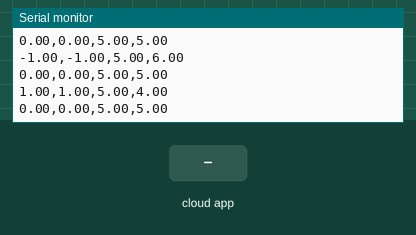
The program below on a simulated ESP8266 (NodeMCU). Shown: the last lines printed to the serial monitor. The inputs (shaded band) are chosen by the test bench. Storage starts empty.

Above: at 1.2 s.
1.3 s: the phone or cloud app sets desired-value to 0
At 1.35 s:
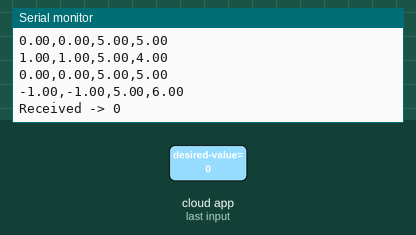
2.8 s: the phone or cloud app sets kp to 0
At 3.13 s:
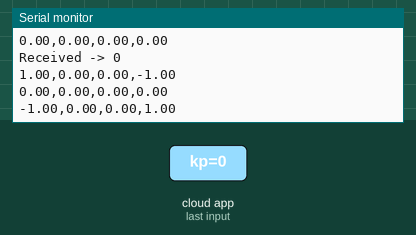
4.3 s: the phone or cloud app sets ki to 1
At 4.34 s:
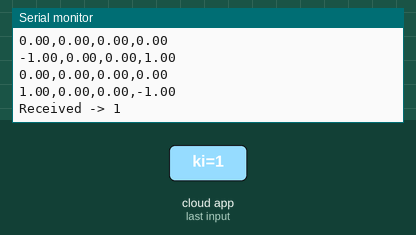
5.8 s: the phone or cloud app sets kd to 1
At 6.01 s:
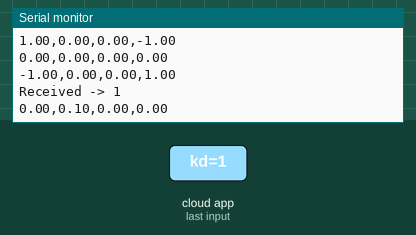
7.3 s: the phone or cloud app sets desired-value to 1
At 7.45 s:
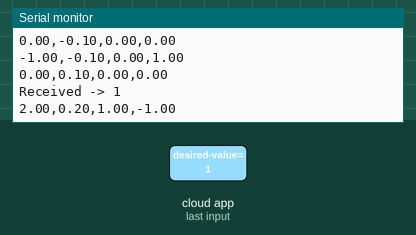
8.8 s: the phone or cloud app sets kp to 1
At 9.23 s:
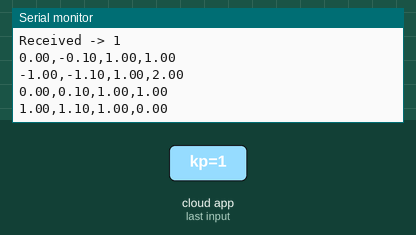
Timing chart, 0 to 11.3 s (numbered marks = the images above; inputs shaded):
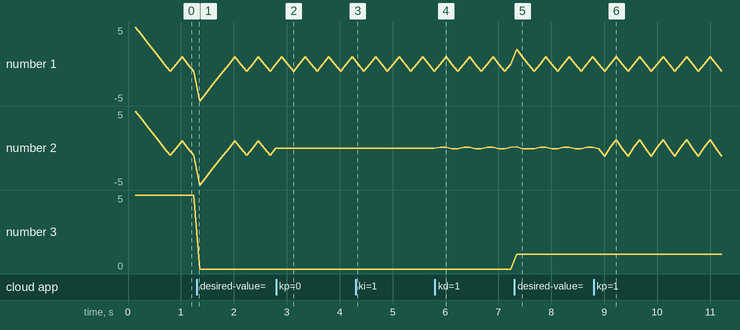

Measured:
- after the input at 1.3 s, the serial monitor: prints a new line at once (image 1)
- after the input at 2.8 s, the serial monitor: prints a new line after 0.11 s (image 2)
- after the input at 4.3 s, the serial monitor: prints a new line at once (image 3)
- after the input at 5.8 s, the serial monitor: prints a new line after 0.10 s (image 4)
- after the input at 7.3 s, the serial monitor: prints a new line at once (image 5)
- after the input at 8.8 s, the serial monitor: prints a new line after 0.20 s (image 6)
- plotted number 2: 0 → 0.1 after the input at 5.8 s, 0.1 → -1.1 after the input at 8.8 s

The program:

main.cpp
```cpp
#include "Arduino.h"
#include "config.h"
#include <SD.h>

#define CS_PIN D8


// set up the 'control' feed
AdafruitIO_Feed *control_feed = io.feed("control");
AdafruitIO_Feed *error_feed = io.feed("error");
AdafruitIO_Feed *actual_feed = io.feed("actual-value");
AdafruitIO_Feed *desired_feed = io.feed("desired-value");
AdafruitIO_Feed *kp_feed = io.feed("kp");
AdafruitIO_Feed *ki_feed = io.feed("ki");
AdafruitIO_Feed *kd_feed = io.feed("kd");

double Kp = 1;
double Ki = 0;
double Kd = 0;

double sample_period =10;
unsigned long last_time;
double total_error = 0;
double last_error = 0;
bool error_type = true; //false is negative error true is positive error
double control_signal;
double actual_ph_value = 0;
double desired_ph_value = 5.0;
double error;


bool log_data = true;
bool read_log_file = false;
unsigned long test_duration = 60000;
unsigned long test_start_time = 0;


void pid_control() {
  unsigned long current_time = millis();
  unsigned long delta_time = current_time - last_time;

  if (delta_time >= sample_period) {
    error = desired_ph_value - actual_ph_value;
   // if((error) == 0.00) total_error = 0;
  //  else  total_error += error;

  if (total_error >= 255) total_error = 255;
  if (total_error <= 0) total_error = 0;

  //check if error is positive or negative;
  if (error < 0) error_type = false;
  else if (error > 0) error_type = true;
  //-------------------------------------
  double delta_error = error - last_error;
  last_error = error;

  control_signal = (Kp * error) + (Ki * total_error * sample_period) + ((Kd / sample_period) * delta_error);
  if (control_signal >= 255) control_signal = 255;
  if (control_signal <= -255) control_signal = -255;

  last_time = current_time;

  }
}

void handleDesiredValue(AdafruitIO_Data *data){
  Serial.print("Received -> ");
  Serial.println(data->value());
  desired_ph_value = atof(data->value());
}

void handlekpValue(AdafruitIO_Data *data){
  Serial.print("Received -> ");
  Serial.println(data->value());
  Kp= atof(data->value());
}

void handlekiValue(AdafruitIO_Data *data){
  Serial.print("Received -> ");
  Serial.println(data->value());
  Ki= atof(data->value());
}

void handlekdValue(AdafruitIO_Data *data){
  Serial.print("Received -> ");
  Serial.println(data->value());
  Kd= atof(data->value());
}

void setup() {

  Serial.begin(115200);

  if (!SD.begin(CS_PIN)) {
    Serial.println("Error Initializing SD card");
  }

  else{
    Serial.println("SD card Initialized successfully");
  }

  Serial.print("Connecting to Adafruit IO");


  io.connect();

  desired_feed->onMessage(handleDesiredValue);
  kp_feed->onMessage(handlekpValue);
  ki_feed->onMessage(handlekiValue);
  kd_feed->onMessage(handlekdValue);

/*
  while(io.mqttStatus() < AIO_CONNECTED) {
    Serial.print(".");
    delay(500);
  }
  */

 /* desired_feed->get();
  kp_feed->get();
  ki_feed->get();
  kd_feed->get();*/

  Serial.println();
  Serial.println(io.statusText());

  test_start_time = millis();

  //Check for pre_existing log file and erase
  if (SD.exists("PH_LOG.csv")) {
      SD.remove("PH_LOG.csv");
  }

}

void loop() {

  io.run();

  if((millis() - test_start_time) < test_duration){
    pid_control();

    //If we are active to log data
    if(log_data){

      //Open the logging file
      File dataFile = SD.open("PH_LOG.csv", FILE_WRITE);
        if (dataFile) { //If the logging file is sucessfully opened
          dataFile.print(error);
          dataFile.print(",");
          dataFile.print(control_signal);
          dataFile.print(",");
          dataFile.print(desired_ph_value);
          dataFile.print(",");
          dataFile.print(actual_ph_value);
          dataFile.print(",");
          dataFile.println(millis()-test_start_time);
          //Close the logging file
          dataFile.close();
        }
        else{
          Serial.println("ERROR Opening logging file");
        }

       Serial.print(error);
        Serial.print(",");
        Serial.print(control_signal);
        Serial.print(",");
        Serial.print(desired_ph_value);
        Serial.print(",");
        Serial.println(actual_ph_value);

    }


    if(error_type == true){ //positive error
      actual_ph_value++;
    }
    if(error_type == false){ //negative error
      actual_ph_value--;
    }

  }

    if((millis() - test_start_time) > test_duration){
      File dataFile = SD.open("PH_LOG.csv", FILE_READ);
      if(dataFile){
        while (dataFile.available()) {
          String payload = dataFile.readStringUntil('\n');
          Serial.println(payload);
          delay(1000);
        }

        dataFile.close();
   }
    }


 /*
  control_feed->save(control_signal);
  error_feed->save(error);
  actual_feed->save(actual_ph_value);

*/


}
```

config.h
```cpp
/************************ Adafruit IO Config *******************************/

// visit io.adafruit.com if you need to create an account,
// or if you need your Adafruit IO key.
#define IO_USERNAME "jack_the_nerd"
#define IO_KEY "aio_eBvC05pPOzogFSnlFdSAH12d5SD7"

/******************************* WIFI **************************************/

// the AdafruitIO_WiFi client will work with the following boards:
//   - HUZZAH ESP8266 Breakout -> https://www.adafruit.com/products/2471
//   - Feather HUZZAH ESP8266 -> https://www.adafruit.com/products/2821
//   - Feather HUZZAH ESP32 -> https://www.adafruit.com/product/3405
//   - Feather M0 WiFi -> https://www.adafruit.com/products/3010
//   - Feather WICED -> https://www.adafruit.com/products/3056
//   - Adafruit PyPortal -> https://www.adafruit.com/product/4116
//   - Adafruit Metro M4 Express AirLift Lite ->
//   https://www.adafruit.com/product/4000
//   - Adafruit AirLift Breakout -> https://www.adafruit.com/product/4201
//   - Adafruit AirLift Shield -> https://www.adafruit.com/product/4285
//   - Adafruit AirLift FeatherWing -> https://www.adafruit.com/product/4264

#define WIFI_SSID "iPhone"
#define WIFI_PASS "jack1234"

// uncomment the following line if you are using airlift
// #define USE_AIRLIFT

// uncomment the following line if you are using winc1500
// #define USE_WINC1500

// comment out the following lines if you are using fona or ethernet
#include "AdafruitIO_WiFi.h"

#if defined(USE_AIRLIFT) || defined(ADAFRUIT_METRO_M4_AIRLIFT_LITE) ||         \
    defined(ADAFRUIT_PYPORTAL)
// Configure the pins used for the ESP32 connection
#if !defined(SPIWIFI_SS) // if the wifi definition isnt in the board variant
// Don't change the names of these #define's! they match the variant ones
#define SPIWIFI SPI
#define SPIWIFI_SS 10 // Chip select pin
#define NINA_ACK 9    // a.k.a BUSY or READY pin
#define NINA_RESETN 6 // Reset pin
#define NINA_GPIO0 -1 // Not connected
#endif
AdafruitIO_WiFi io(IO_USERNAME, IO_KEY, WIFI_SSID, WIFI_PASS, SPIWIFI_SS,
                   NINA_ACK, NINA_RESETN, NINA_GPIO0, &SPIWIFI);
#else
AdafruitIO_WiFi io(IO_USERNAME, IO_KEY, WIFI_SSID, WIFI_PASS);
#endif
/******************************* FONA **************************************/

// the AdafruitIO_FONA client will work with the following boards:
//   - Feather 32u4 FONA -> https://www.adafruit.com/product/3027

// uncomment the following two lines for 32u4 FONA,
// and comment out the AdafruitIO_WiFi client in the WIFI section
// #include "AdafruitIO_FONA.h"
// AdafruitIO_FONA io(IO_USERNAME, IO_KEY);

/**************************** ETHERNET ************************************/

// the AdafruitIO_Ethernet client will work with the following boards:
//   - Ethernet FeatherWing -> https://www.adafruit.com/products/3201

// uncomment the following two lines for ethernet,
// and comment out the AdafruitIO_WiFi client in the WIFI section
// #include "AdafruitIO_Ethernet.h"
// AdafruitIO_Ethernet io(IO_USERNAME, IO_KEY);
```
